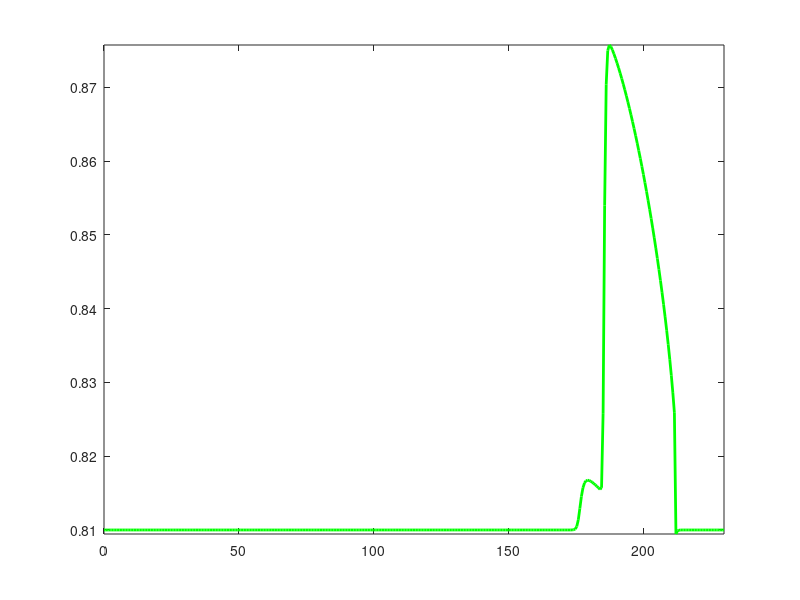
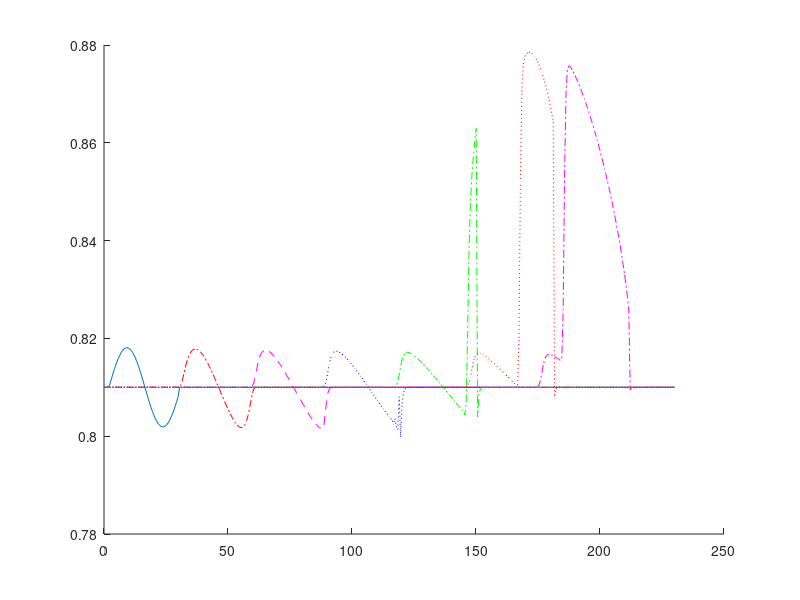
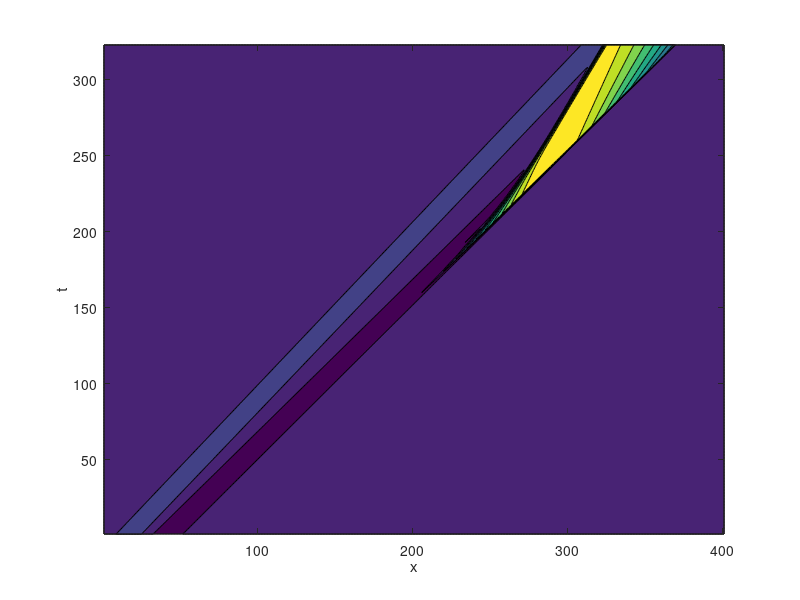
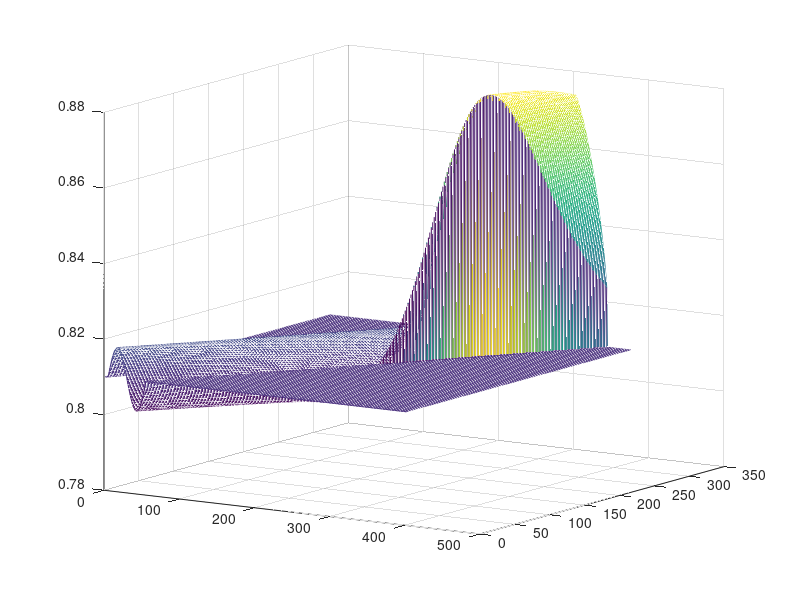

These charts were generated, in order, by the following MATLAB code:
clear all;
close all;

% löse die Transportgleichung: u_t + u_u_x = 0
L = 230;            % 5 Kilometer Streckenlänge (Meter)
T = 40;             % Time of interest (Sekunden) 
CFL = 0.9;
Imax = 401;         % Anzahl Stützstellen
VMax = 36;         % Maximale Geschwindigkeit (bei RhoMin)  (m/s) 
RhoMax = 1.85;      % Maximale Anzahl an Autos innerhalb eines Kilometers   Auto / Meter
RhoStart = 0.81;     % Minimale Anzahl an Autos innerhalb eines Kilometers (Maximaler Wert bei Einhaltung des Mindestabstands) Auto/Meter

x = linspace(0, L, Imax);
deltaX = L/(Imax - 1);

u0 = zeros(Imax, 1);

% set initial conditions
% Gauss pulse centered at 4
for i = 1: Imax
    if(x(i)<2)
        u0(i,1) = RhoStart;
    elseif(x(i)<30)
        u0(i,1)= (1 + 0.01*sin((2/29)*pi*(x(i) - 2)))* RhoStart;
    else
        u0(i,1)= RhoStart;
    end
end

maxU0 = -inf;

for i =1: Imax
    maxU0 = max(u0(i, 1), maxU0);
end

c = ((-2)*maxU0)*VMax/RhoMax + VMax;

deltaT = CFL*deltaX/abs(c);
Nmax = ceil(T/deltaT) + 1;

u = zeros(Imax, Nmax);
t = linspace(0, T, Nmax);


for i = 1: Imax
   u(i,1) = u0(i,1);
end


for n = 2: Nmax
    %backward differences
    %periodic boundary conditions
    
    u(1, n) = u(1, n - 1) + deltaT/deltaX*c*u(Imax, n - 1)*(u(1, n - 1)-u(Imax, n - 1));
    %u(1, n) = 1;
    u(Imax, n) = u(1, n - 1) + deltaT/deltaX*c*u(1, n - 1)*(u(1, n - 1)-u(Imax, n - 1));
    %u(Imax, n) = 1;
    for i = 2: Imax-1
        c = ((-2)*u(i, n - 1)*VMax)/RhoMax + VMax;
        
        cplus = max(c, 0);
        cminus = min(c, 0);
        
        u(i, n) = u(i, n - 1) - deltaT/deltaX*cplus*(u(i, n - 1) - u(i - 1, n - 1)) - deltaT/deltaX*cminus*(u(i + 1, n - 1) - u(i, n - 1));
        u(i, n) = min(u(i, n), RhoMax);
    end
end

%%%%%%%%%%%%%%%%%%%%%%%%%%%%%%%%%%%%%%%%%%%%%%%%%%%%%%%%%%%%%%%%%%%%%%%%%%

figure('Name', 'numerical Solution u','NumberTitle','off')

plot(x, u(1:Imax,1), 'g','LineWidth',2);
axis tight
set(gca,'nextplot','replacechildren');
% Record the movie
for j = 1:Nmax
    plot(x, u(1:Imax,j), 'g','LineWidth',2);
    F(j) = getframe;
end
movie(F,0) % play x+1 times
%%%%%%%%%%%%%%%%%%%%%%%%%%%%%%%%%%%%%%%%%%%%%%%%%%%%%%%%%%%%%%%%%%%%%%%%

figure('Name', 'Numerical vs. exact solution','NumberTitle','off')
hold on;

plot(x, u(1:Imax,1), x, u(1:Imax,  ceil(Nmax/6)),'-.r', x, u(1:Imax, 2* ceil(Nmax/6)), '--m', x, u(1:Imax, 3* ceil(Nmax/6)), ':b', x, u(1:Imax, 4* ceil(Nmax/6)), '-.g', x, u(1:Imax, 5* ceil(Nmax/6)), ':r', x, u(1:Imax, Nmax), '-.m');
%plot(x, v(1:Imax,1), x, v(1:Imax,  ceil(Nmax/6)),'-.r', x, v(1:Imax, 2* ceil(Nmax/6)), '--m', x, v(1:Imax, 3* ceil(Nmax/6)), ':b', x, v(1:Imax, 4* ceil(Nmax/6)), '-.g', x, v(1:Imax, 5* ceil(Nmax/6)), ':r', x, v(1:Imax, Nmax), '-.m');
%%%%%%%%%%%%%%%%%%%%%%%%%%%%%%%%%%%%%%%%%%%%%%%%%%%%%%%%%%%%%%%%%%%%%%%%%%%

figure('Name','u','NumberTitle','off')
C = contourf( u');
xlabel('x')
ylabel('t')

figure('Name','numerical Solution u','NumberTitle','off')
mesh( u');
view (33, 12);
%%%%%%%%%%%%%%%%%%%%%%%%%%%%%%%%%%%%%%%%%%%%%

figure('Name', 'Geschwindigkeit','NumberTitle','off')
plot([RhoMax;0],[0;VMax])
%plot(x, u(1:Imax,1), 'g','LineWidth',2);
%axis tight
%%%%%%%%%%%%%%%%%%%%%%%%%%%%%%%%%%%%%%%%%%%%%%%%%%%%%%%%%%%%%%%%%%%%%%%%